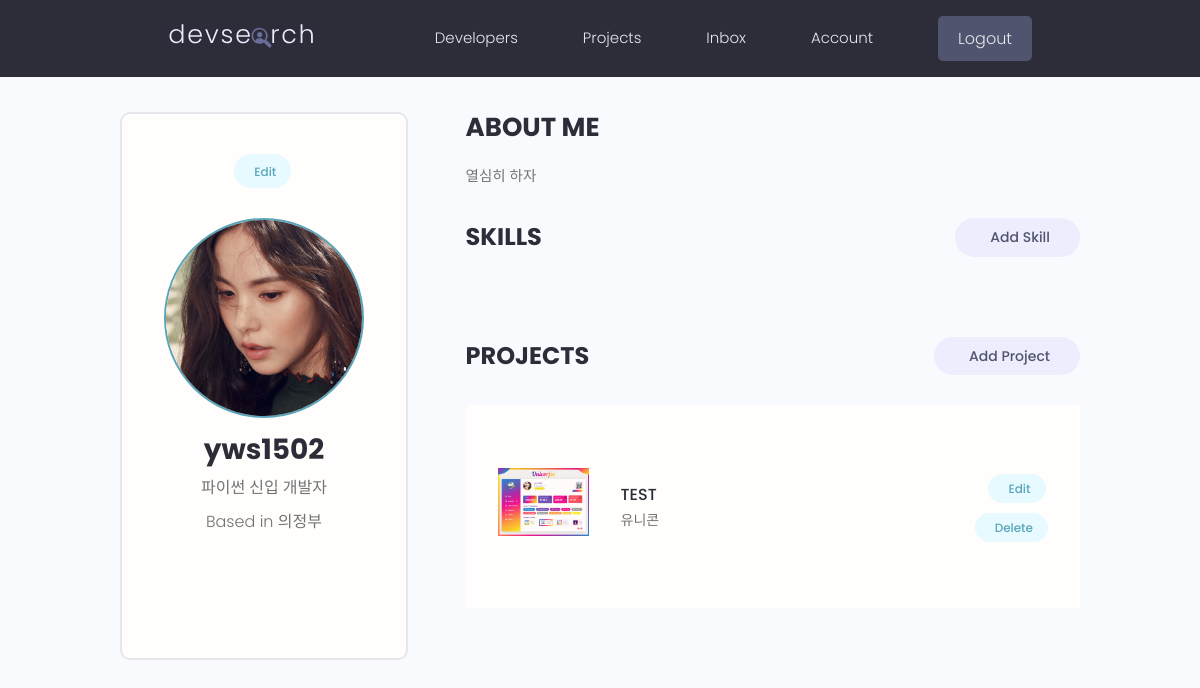
/account/ (signed in), run on the app's committed database.
### users/models.py (models this page shows, shortened)
class Profile(models.Model):
    user = models.OneToOneField(User, on_delete=models.CASCADE, null=True, blank=True)
    name = models.CharField(max_length=200, null=True, blank=True)
    email = models.EmailField(max_length=500, null=True, blank=True)
    username = models.CharField(max_length=200, null=True, blank=True)
    location = models.CharField(max_length=200, null=True, blank=True)
    short_intro = models.CharField(max_length=200, null=True, blank=True)
    bio = models.TextField(null=True, blank=True)
    profile_image = models.ImageField(
        null=True, blank=True, upload_to='profiles/', default='profiles/user-default.png')
    social_github = models.CharField(max_length=200, null=True, blank=True)
    social_twitter = models.CharField(max_length=200, null=True, blank=True)
    social_linkein = models.CharField(max_length=200, null=True, blank=True)
    social_youtube = models.CharField(max_length=200, null=True, blank=True)
    social_website = models.CharField(max_length=200, null=True, blank=True)
    created = models.DateTimeField(auto_now_add=True)
    id = models.UUIDField(default=uuid4, unique=True, primary_key=True, editable=False)
    class Meta:
        ordering = ['created']
    @property
    def imageURL(self):
        try:
            url = self.profile_image.url
        except:
            url = ''
        return url

### projects/models.py (models this page shows, shortened)
class Project(models.Model):
    owner = models.ForeignKey(Profile, null=True, blank=True, on_delete=models.CASCADE)
    title = models.CharField(max_length=200)
    description = models.TextField(null=True, blank=True)
    featured_image = models.ImageField(null=True, blank=True, default='default.jpg')
    demo_link = models.CharField(max_length=2000, null=True, blank=True)
    source_link = models.CharField(max_length=2000, null=True, blank=True)
    tags = models.ManyToManyField('Tag', blank=True)
    vote_total = models.IntegerField(default=0, null=True, blank=True)
    vote_ratio = models.IntegerField(default=0, null=True, blank=True)
    created = models.DateTimeField(auto_now_add=True)
    id = models.UUIDField(default=uuid.uuid4, unique=True, primary_key=True, editable=False)
    class Meta:
        ordering = ['-vote_ratio', '-vote_total', 'title']
    @property
    def imageURL(self):
        try:
            url = self.featured_image.url
        except:
            url = ''
        return url

### users/views.py (the view)
# urls.py: path('account/', user_account, name='account'),
@login_required(login_url='login')
def user_account(request):
    profile = request.user.profile
    skills = profile.skill_set.all()
    projects = profile.project_set.all()
    context = {
        'profile':profile,
        'skills':skills,
        'projects':projects,
    }
    return render(request, 'users/account.html', context)

### users/templates/users/account.html (shortened to what this page needs)
{% extends "main.html" %}
{% block content %}
<main class="settingsPage profile my-md">
  <div class="container">
    <div class="layout">
      <div class="column column--1of3">
        <div class="card text-center">
          <div class="card__body dev">
            <a class="tag tag--pill tag--main settings__btn" href="{% url 'edit-account' %}"> Edit</a>
            <img class="avatar avatar--xl dev__avatar" src="{{profile.imageURL}}" />
            <h2 class="dev__name">{{profile.name}}</h2>
            <p class="dev__title">{{profile.short_intro}}</p>
            <p class="dev__location">Based in {{profile.location}}</p>
            <ul class="dev__social">
            </ul>
          </div>
        </div>
      </div>
      <div class="column column--2of3">
        <div class="devInfo">
          <h3 class="devInfo__title">About Me</h3>
          <p class="devInfo__about">{{profile.bio}}</p>
        </div>
        <div class="settings">
          <h3 class="settings__title">Skills</h3>
          <a class="tag tag--pill tag--sub settings__btn tag--lg" href="{% url 'create-skill' %}"> Add Skill</a>
        </div>
        <div class="settings">
          <h3 class="settings__title">Projects</h3>
          <a class="tag tag--pill tag--sub settings__btn tag--lg" href="{% url 'create-project' %}"> Add Project</a>
        </div>
        <table class="settings__table">
          {% for project in projects %}
          <tr>
            <td class="settings__thumbnail">
              <a href="{% url 'project' project.id %}"><img src="{{project.imageURL}}" alt="Project Thumbnail" /></a>
            </td>
            <td class="settings__tableInfo">
              <a href="{% url 'project' project.id %}">{{project.title}}</a>
              <p>{{project.description|slice:'150'}}</p>
            </td>
            <td class="settings__tableActions">
              <a class="tag tag--pill tag--main settings__btn" href="{% url 'update-project' pk=project.id %}"> Edit</a>
              <a class="tag tag--pill tag--main settings__btn" href="{% url 'delete-project' pk=project.id %}?prev=/account">Delete</a>
            </td>
          </tr>
          {% endfor %}
        </table>
      </div>
    </div>
  </div>
</main>
{% endblock %}

### static/styles/app.css (style rules this page uses)
:root { --color-sub: #2d2d39; }
.card { border: 2px solid var(--color-light); }
img { width: 100%; }
.profile .card > .dev { padding: 4rem; }
.dev__avatar { display: block; margin: auto; }
.dev__name { color: var(--color-sub); font-size: 2.8rem; font-weight: 700; margin-top: 1rem; margin-bottom: 0.5rem; }
.dev__title { font-size: 1.6rem; font-weight: 500; line-height: 1.3; }
.dev__location { margin-top: 1rem; }
.dev__social { margin: 3rem 0; list-style: none; display: flex; justify-content: center; gap: 1.5rem; }
.devInfo { margin-bottom: 3rem; }
.devInfo__title, .devInfo__subtitle { font-size: 2.6rem; color: var(--color-sub); text-transform: uppercase; font-weight: 700; margin-bottom: 1.5rem; }
.devInfo__about, .devSkill__info { font-size: 1.45rem; line-height: 1.7; text-align: justify; }
.settingsPage .dev > .settings__btn { display: inline-block; margin-bottom: 3rem; }
.settings { display: flex; justify-content: space-between; align-items: center; }
.settings__title { font-size: 2.4rem; text-transform: uppercase; font-weight: 700; color: var(--color-sub); }
.settings__table { margin-top: 3rem; margin-bottom: 5rem; padding: 0 3rem; background: var(--color-white); }
.settings__table tr { width: 100%; }
.settings__table tr > td { padding: 2rem 0; }
.settings__thumbnail { width: 23%; min-width: 10rem; }
.settings__thumbnail img { padding-right: 3rem; height: 15rem; object-fit: contain; }
.settings__tableInfo { width: 100%; }
.settings__tableInfo h4, .settings__tableInfo a { padding-right: 1rem; width: auto; font-size: 1.6rem; font-weight: 500; color: var(--color-sub); }
.settings__tableInfo p { font-size: 1.4rem; }
.settings__tableActions { text-align: right; }

### static/uikit/styles/modules/_variables.css (style rules this page uses)
:root { --color-main: #5aa5b9; --color-main-light: #e6faff; --color-sub: #3f4156; --color-sub-light: #51546e; --color-sub-lighter: #ededfd; --color-text: #737373; --color-gray: #8b8b8b; --color-light: #e5e7eb; --color-light-gray: #767676; --color-bg: #f8fafd; --color-white: #fffefd; --color-white-light: #f3f3f3; --color-success: #359e64; --color-success-bg: #def8e8; --color-error: #fc4b0b; --color-error-bg: #fff2ee; --font-base: 'Poppins', arial, helvetica, 'Segoe UI', roboto, ubuntu, sans-serif; --font-monospace: 'Fira Code', 'Courier New', courier, monospace; --font-regular: 300; --font-medium: 500; --font-bold: 700; --generic-shadow: 1px 1px 5px #00000010; --generic-transition: all 0.3s ease-in-out; }

### static/uikit/styles/modules/_base.css (style rules this page uses)
* { margin: 0; padding: 0; box-sizing: border-box; text-rendering: optimizeLegibility; color: inherit; font-size: inherit; }
html { font-size: 50%; }
@media only screen and (min-width: 480px) { html { font-size: 56.25%; } }
@media only screen and (min-width: 1200px) { html { font-size: 62.5%; } }
body { line-height: 1.6; font-weight: 400; font-size: 1.5rem; color: var(--color-text); background-color: var(--color-bg); min-height: 100vh; }

### static/uikit/styles/modules/_typography.css (style rules this page uses)
* { font-family: var(--font-base); }
h2 { font-size: 3.6rem; font-weight: var(--font-bold); }
h3 { font-size: 3.2rem; font-weight: var(--font-medium); }
p, span, strong { font-size: 1.6rem; color: var(--color-text); font-weight: var(--font-regular); }
a { padding-bottom: 2px; text-decoration: none; display: inline-block; color: var(--color-main); font-weight: var(--font-medium); }

### static/uikit/styles/modules/_utilities.css (style rules this page uses)
.container { width: 92%; max-width: 165rem; margin: 0 auto; box-sizing: border-box; }
@media screen and (min-width: 1000px) { .container { width: 90%; } }
@media screen and (min-width: 1200px) { .container { width: 80%; } }
.text-center { text-align: center; }
.my-md { margin: 3rem auto; }

### static/uikit/styles/modules/_avatar.css (style rules this page uses)
.avatar { border-radius: 50%; border: 2px solid var(--color-main); object-fit: cover; }
.avatar--xl { height: 20rem; width: 20rem; }

### static/uikit/styles/modules/_card.css (style rules this page uses)
.card { border-radius: 1rem; background-color: var(--color-white); border: 1.5px solid var(--color-light); width: auto; height: auto; margin-top: 0.5rem; margin-bottom: 0.5rem; overflow: hidden; }
.card__body, .card__header { padding: 2rem 2.5rem; }

### static/uikit/styles/modules/_layout.css (style rules this page uses)
.layout { display: flex; flex-flow: row wrap; justify-content: space-between; }
.layout > .column { margin-bottom: 3rem; }
.layout > .column.column--1of3 { flex-basis: 30%; }
.layout > .column.column--2of3 { flex-basis: 64%; }

### data on the page
Profile: imageURL (picture), name "yws1502", short_intro "파이썬 신입 개발자", location "의정부", bio "열심히 하자"
Project: imageURL (picture), title "TEST", description "유니콘"
